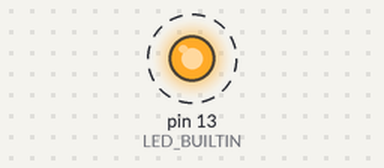
The sketch below on a simulated Arduino Uno, built with avr-gcc and run on an emulated ATmega328P. On the bench: output pins drawn as LEDs (lit = HIGH). Dashed ring = blinking. What the sketch prints to the serial monitor is not drawn.

Above: at 0.5 s.
Timing chart, 0 to 4.6 s (numbered marks = the images above):
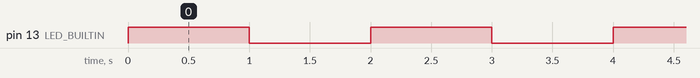

The sketch:

blinktest.ino
```cpp
#include <Adafruit_SleepyDog.h>

void setup() {
  // put your setup code here, to run once:
  pinMode(LED_BUILTIN, OUTPUT);
  Serial.begin(9600);
}

void loop() {
  // put your main code here, to run repeatedly:
  digitalWrite(LED_BUILTIN, HIGH);
  Serial.println(Watchdog.sleep(1000));
  digitalWrite(LED_BUILTIN, LOW);
  Serial.println(Watchdog.sleep(1000));
}
```

Measured:
- by itself, pin 13 (LED_BUILTIN): alternates HIGH for 1.0 s and LOW for 1.0 s
